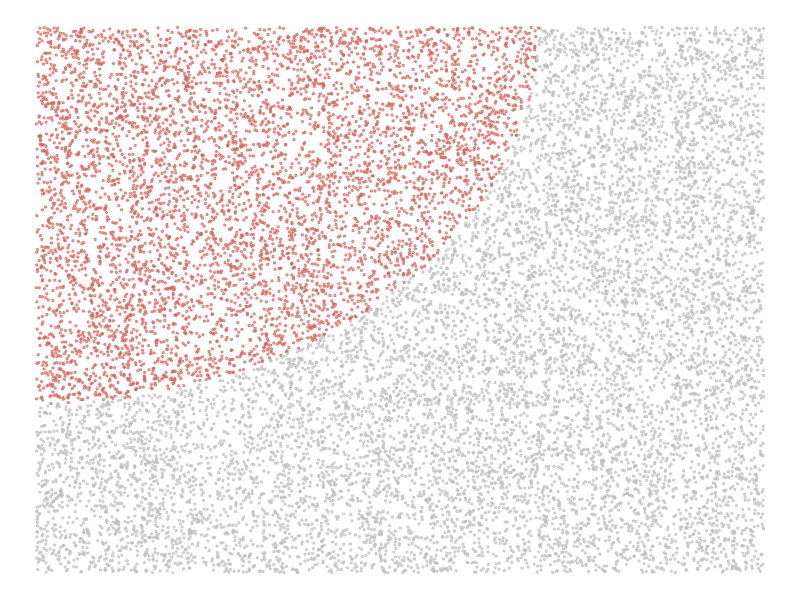
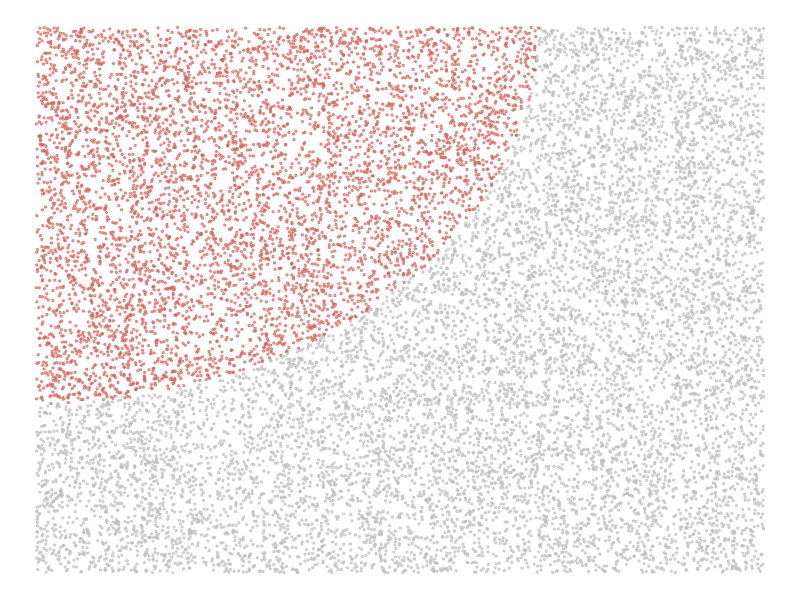

The R source for these figures, in order:
library(ggplot2)

setwd('~/Desktop/human-trafficking')

set.seed(42)  # Ensures reproducibility

# Create a dataframe with 16,000 random points
df <- data.frame(
  x = runif(16000, min = 0, max = 100),  # Spread across the full area
  y = runif(16000, min = 0, max = 100)
)

# Assign a default color to all dots
df$group <- "gray"

# Calculate distance from the **top-left corner (0,100)**
df$distance <- sqrt(df$x^2 + (df$y - 100)^2)  # Euclidean distance from (0,100)

# Select the 6,006 closest points to the top-left
corner_selected <- order(df$distance)[1:6006]  # Smallest distances first

# Change their color
df$group[corner_selected] <- "#D2665A"

# Create scatter plot with colors
ggplot(df, aes(x, y, color = group)) +
  geom_point(size = 0.5, alpha = 0.6) +
  scale_color_manual(values = c("gray" = "gray", "#D2665A" = "#D2665A")) +  # Define colors
  theme_void() +  # Remove axes
  theme(legend.position = "none")  # Hide legend

# Save the plot
ggsave("sex.png", width = 10, height = 6, dpi = 300)
